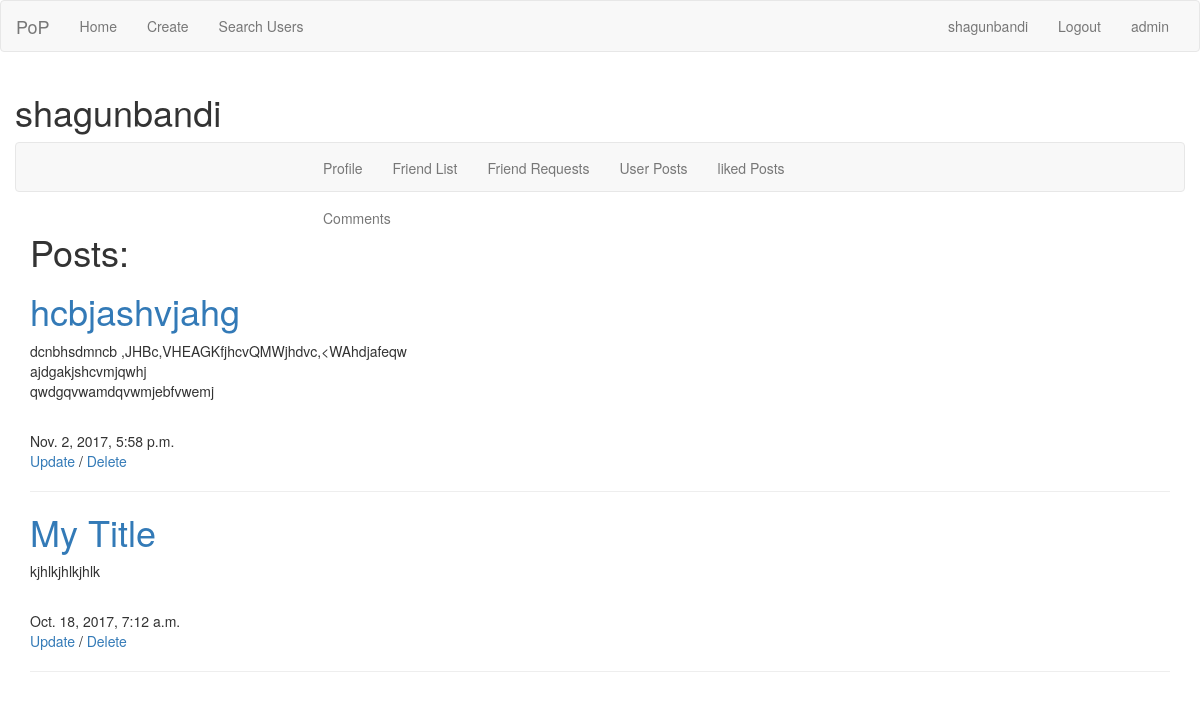
Screenshot of /accounts/profile/shagunbandi/user_posts/ (signed in) with the database file from the repository.
### posts/models.py (models this page shows, shortened)
class Post(models.Model):
    user = models.ForeignKey(settings.AUTH_USER_MODEL)
    title = models.CharField(max_length=120)
    slug = models.SlugField(unique=True)
    content = models.TextField()
    updates = models.DateTimeField(auto_now=True, auto_now_add=False)
    timestamp = models.DateTimeField(auto_now=False, auto_now_add=True)
    image = models.ImageField(
        upload_to=upload_location,
        null=True,
        blank=True,
        width_field="width_field",
        height_field="height_field"
    )
    width_field = models.IntegerField(default=0)
    height_field = models.IntegerField(default=0)
    upvotes = models.ManyToManyField(settings.AUTH_USER_MODEL, blank=True, related_name='post_upvotes')
    def get_absolute_url(self):
        return reverse('posts:detail', kwargs={'slug': self.slug})
    class Meta:
        ordering = ["-timestamp", "-updates"]

### accounts/views.py (the view)
# urls.py: url(r'^profile/(?P<username>[\w-]+)/user_posts/$', views.user_posts, name='user_posts'),
@login_required(login_url='accounts:login')
def user_posts(request, username=None):
    instance = get_user_instance(request, username)
    posts = Post.objects.filter(user=instance)
    context = {
        'title': username,
        'posts': posts,
    }
    return render(request, 'accounts/profile/user_posts.html', context)

### accounts/views.py (called while the page is built)
def get_user_instance(request, username):
    if not request.user.is_authenticated:
        return redirect("accounts:login")
    instance = get_object_or_404(User, username=username)
    return instance

### accounts/templates/accounts/profile/user_posts.html (shortened to what this page needs)
{% extends 'accounts/profile/base_profile.html' %}
{% block nav %}
    {% with username=title %}
        {{ block.super }}
    {% endwith%}
{% endblock %}
{% block body_accounts %}
    <div class="container-fluid">
        <h1>Posts:</h1>
        {% for obj in posts %}
            <h1><a href="{{ obj.get_absolute_url }}">{{ obj.title }}</a></h1>
            {{ obj.content|linebreaks }}<br/>
            {{ obj.timestamp }}<br/>
            {% if obj.user == user %}
                <a href="{% url 'posts:update' slug=obj.slug %}">Update</a> /
                <a href="{% url 'posts:delete' slug=obj.slug %}">Delete</a>
            {% endif %}
            <hr/>
        {%  endfor %}
        </div>
{% endblock %}

### accounts/templates/accounts/profile/base_profile.html (shortened to what this page needs)
{% extends 'peace/base.html' %}
{% load staticfiles %}
{% block head %}<link rel="stylesheet" type="text/css" href="{% static 'accounts/static/profile.css' %}"/>{% endblock %}
{% block body %}
    {% block nav %}
        <h1>{{ username }}</h1>
        <nav class="navbar navbar-default">
            <div class="container-fluid">
                <div class="collapse navbar-collapse" id="profile_navbar">
                    <ul class="nav navbar-nav navbar-center">
                        <li><a href="{% url 'accounts:profile' username=username %}">Profile</a></li>
                        {% if username == user.username %}
                        <li><a href="{% url 'accounts:friend_list' username=username %}">Friend List</a></li>
                        <li><a href="{% url 'accounts:friend_requests' username=username %}">Friend Requests</a></li>
                        {% endif %}
                        <li><a href="{% url 'accounts:user_posts' username=username %}">User Posts</a></li>
                        <li><a href="{% url 'accounts:liked_posts' username=username %}">liked Posts</a></li>
                        <li><a href="{% url 'accounts:user_comments' username=username %}">Comments</a></li>
                    </ul>
                </div>
            </div>
        </nav>
    {% endblock nav %}
    {% block body_accounts %}
    {% endblock body_accounts %}
{% endblock %}

### posts/templates/posts/includes/nav.html (shortened to what this page needs)
<nav class="navbar navbar-default">
    <div class="container-fluid">
        <div class="navbar-header">
            <a class="navbar-brand" href="#">PoP</a>
        </div>
        <div class="collapse navbar-collapse" id="myNavbar">
            <ul class="nav navbar-nav">
                <li><a href="{% url 'posts:index' %}">Home</a></li>
                <li><a href="{% url 'posts:create' %}">Create</a></li>
                <li><a href="{% url 'accounts:search' %}">Search Users</a></li>
            </ul>
            <ul class="nav navbar-nav navbar-right">
                {% if user.is_authenticated %}
                    <li><a href="{% url 'accounts:profile' username=user.username %}">{{ user.username }}</a></li>
                    <li><a href="{% url 'accounts:logout' %}">Logout</a></li>
                {% else %}
                    <li><a href="{% url 'accounts:login' %}">Login</a></li>
                    <li><a href="{% url 'accounts:register' %}">Register</a></li>
                {% endif %}
                <li><a href="/admin/">admin</a></li>
            </ul>
        </div>
    </div>
</nav>

### accounts/static/accounts/static/profile.css (style rules this page uses)
@media (min-width: 768px) { .navbar-nav.navbar-center { position: absolute; left: 50%; transform: translatex(-50%); } }

### rows the page displays
Post: title "hcbjashvjahg", content "dcnbhsdmncb ,JHBc,VHEAGKfjhcvQMWjhdvc,<WAhdjafeqw ajdgakjshcvmjqwhj qwdgqvwamdqvwmjebfvwemj", timestamp "Nov. 2, 2017, 5:58 p.m.", shows "Update"
Post: title "My Title", content "kjhlkjhlkjhlk", timestamp "Oct. 18, 2017, 7:12 a.m.", shows "Update"

### other values shown
{{ user.username }} "shagunbandi"
{{ username }} "shagunbandi"
